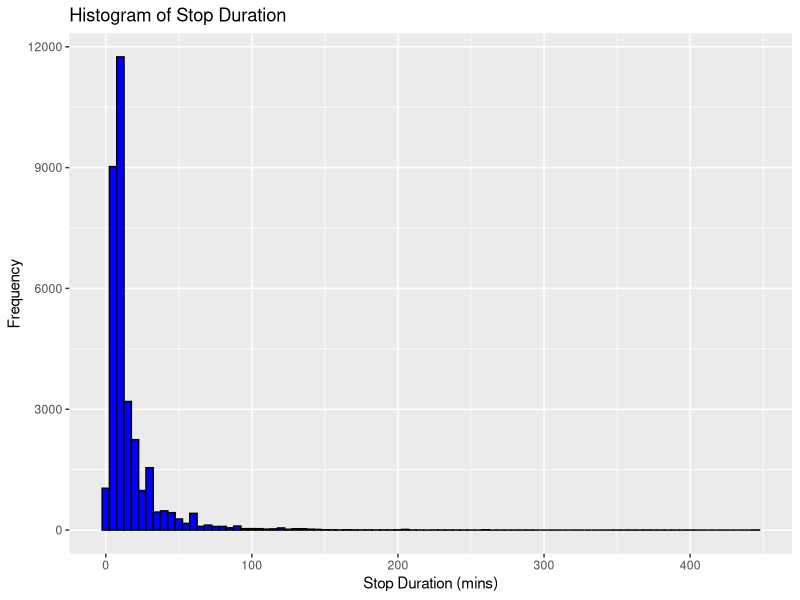
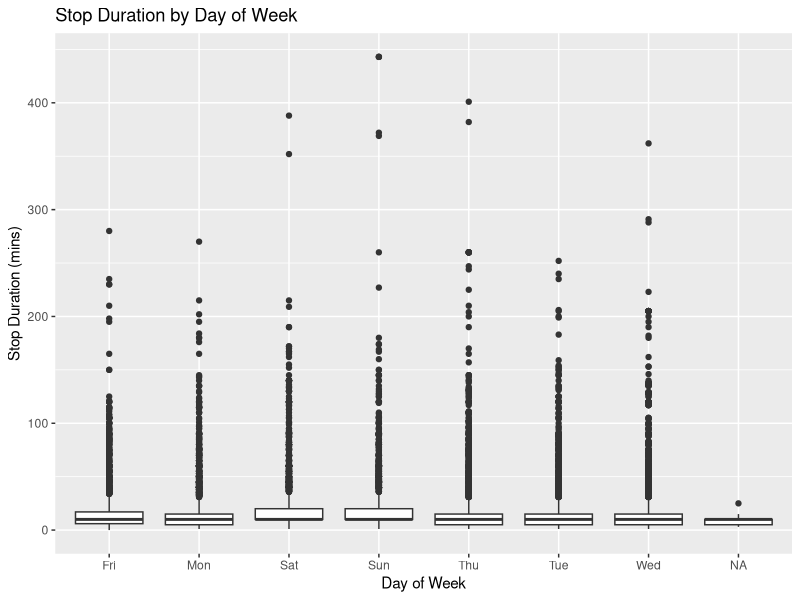
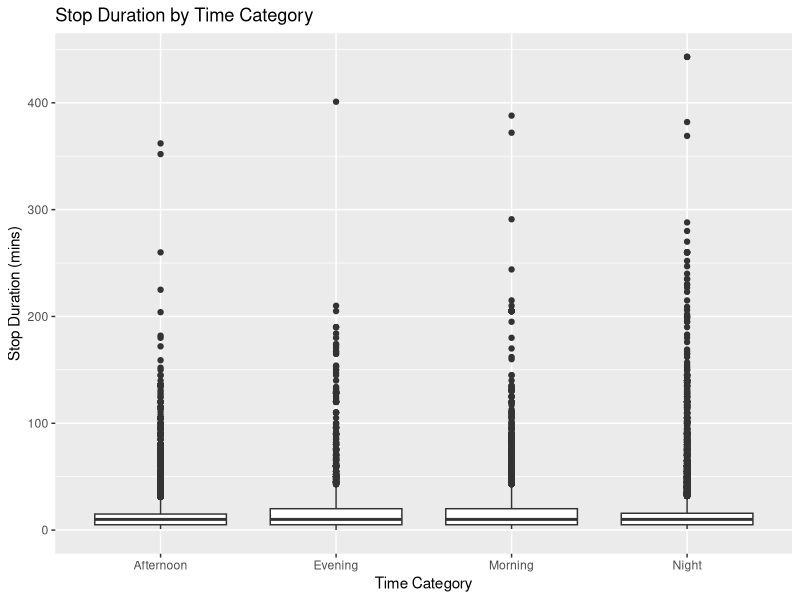
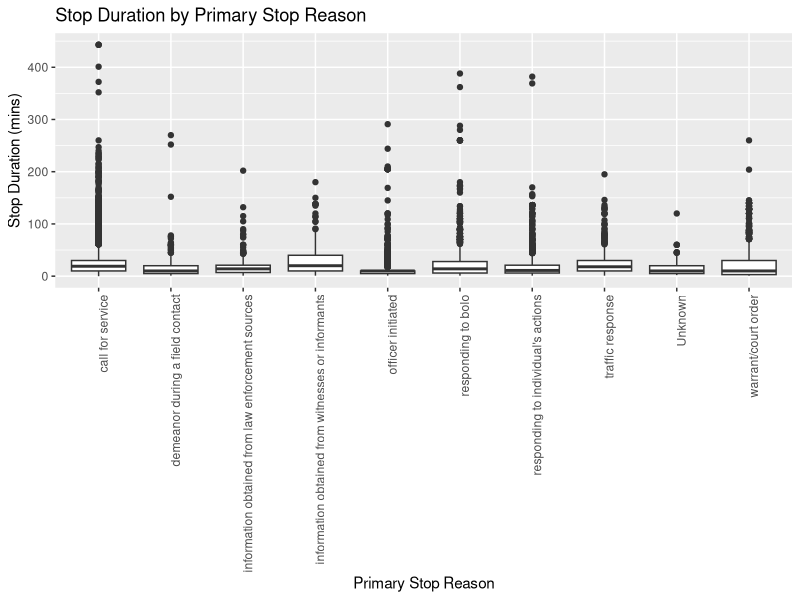
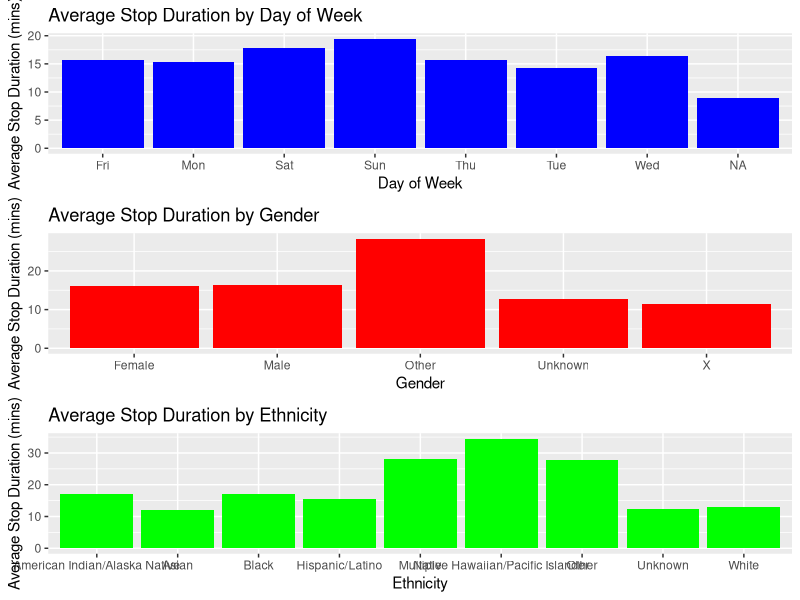
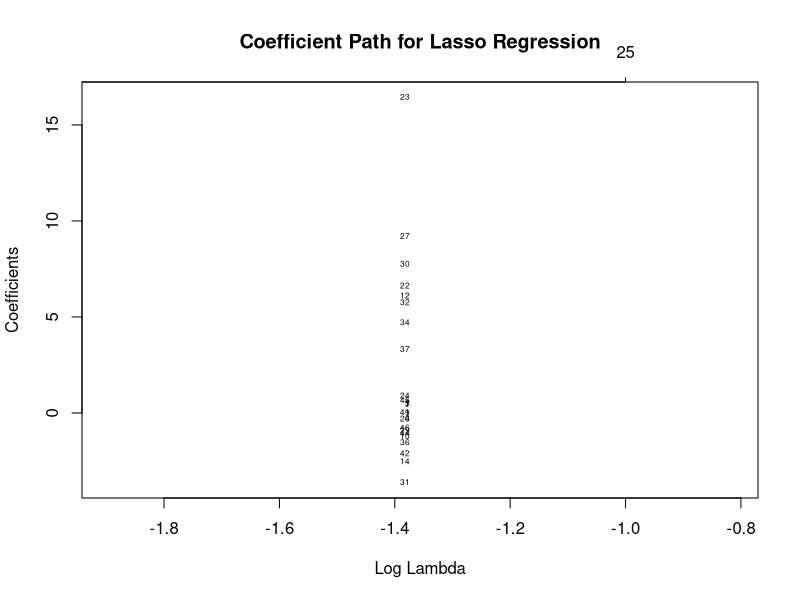
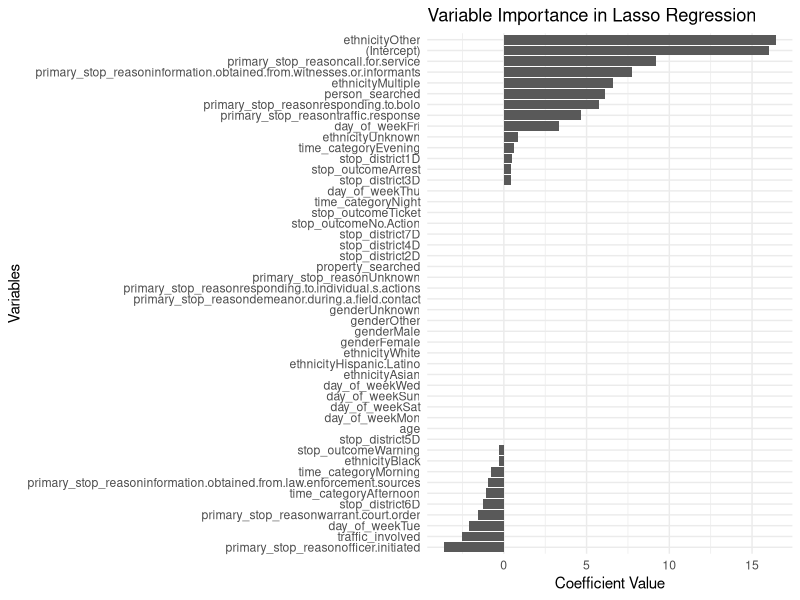

The R script that drew these images, in order:
## ---- chunk 1
knitr::opts_chunk$set(echo = TRUE)
## ---- chunk 2
library(ggplot2)
library(gridExtra)
library(dplyr)
library(caret)
## ---- chunk 3
wes_cleaned_stop_data <- read.csv("wes_cleaned_stop_data.csv")
## ---- chunk 4
# Sum of NA values in each column
na_count <- colSums(is.na(wes_cleaned_stop_data))
print(na_count)

## ---- chunk 5
# Investigating negative values in 'stop_duration_mins'
summary(wes_cleaned_stop_data$stop_duration_mins)

## ---- chunk 6
# Removing rows with negative 'stop_duration_mins'
wes_cleaned_stop_data <- wes_cleaned_stop_data[wes_cleaned_stop_data$stop_duration_mins >= 0, ]
## ---- chunk 7
library(caret)
dummies <- dummyVars(" ~ .", data = wes_cleaned_stop_data)
wes_cleaned_stop_data_transformed <- predict(dummies, newdata = wes_cleaned_stop_data)

## ---- chunk 8
glimpse(wes_cleaned_stop_data)
## ---- chunk 9
# Summary statistics for 'stop_duration_mins'
summary(wes_cleaned_stop_data$stop_duration_mins)
## ---- chunk 10
# Histogram to see the distribution of 'stop_duration_mins'
library(ggplot2)
ggplot(wes_cleaned_stop_data, aes(x = stop_duration_mins)) +
  geom_histogram(binwidth = 5, fill = "blue", color = "black") +
  labs(title = "Histogram of Stop Duration", x = "Stop Duration (mins)", y = "Frequency")
## ---- chunk 11
ggplot(wes_cleaned_stop_data, aes(x = day_of_week, y = stop_duration_mins)) +
  geom_boxplot() +
  labs(title = "Stop Duration by Day of Week", x = "Day of Week", y = "Stop Duration (mins)")

## ---- chunk 12
ggplot(wes_cleaned_stop_data, aes(x = time_category, y = stop_duration_mins)) +
  geom_boxplot() +
  labs(title = "Stop Duration by Time Category", x = "Time Category", y = "Stop Duration (mins)")

## ---- chunk 13
ggplot(wes_cleaned_stop_data, aes(x = primary_stop_reason, y = stop_duration_mins)) +
  geom_boxplot() +
  theme(axis.text.x = element_text(angle = 90, hjust = 1)) +
  labs(title = "Stop Duration by Primary Stop Reason", x = "Primary Stop Reason", y = "Stop Duration (mins)")

## ---- chunk 14
# Selecting only numerical columns for correlation analysis
numerical_data <- wes_cleaned_stop_data %>% 
  select_if(is.numeric)

# Calculating correlation
correlation_matrix <- cor(numerical_data, use = "complete.obs")

# Displaying the correlation matrix
print(correlation_matrix)

## ---- chunk 15
# Plot for 'day_of_week'
plot1 <- ggplot(wes_cleaned_stop_data, aes(x = day_of_week, y = stop_duration_mins)) +
  geom_bar(stat = "summary", fun = "mean", fill = "blue") +
  labs(title = "Average Stop Duration by Day of Week", x = "Day of Week", y = "Average Stop Duration (mins)")

# Plot for 'gender'
plot2 <- ggplot(wes_cleaned_stop_data, aes(x = gender, y = stop_duration_mins)) +
  geom_bar(stat = "summary", fun = "mean", fill = "red") +
  labs(title = "Average Stop Duration by Gender", x = "Gender", y = "Average Stop Duration (mins)")

# Plot for 'ethnicity'
plot3 <- ggplot(wes_cleaned_stop_data, aes(x = ethnicity, y = stop_duration_mins)) +
  geom_bar(stat = "summary", fun = "mean", fill = "green") +
  labs(title = "Average Stop Duration by Ethnicity", x = "Ethnicity", y = "Average Stop Duration (mins)")

# Combine the plots
grid.arrange(plot1, plot2, plot3, ncol = 1)

## ---- chunk 16

# Setting up dummy variables for one-hot encoding
dummies <- dummyVars("~ .", data = wes_cleaned_stop_data)

# Creating the new data frame with encoded variables
wes_cleaned_stop_data_encoded <- predict(dummies, newdata = wes_cleaned_stop_data)

## ---- chunk 17
# Convert the matrix to a data frame
wes_cleaned_stop_data_encoded <- data.frame(wes_cleaned_stop_data_encoded)

# Ensure the target variable is correctly named and included
# Assuming the original target variable is in 'wes_cleaned_stop_data'
wes_cleaned_stop_data_encoded$stop_duration_mins <- wes_cleaned_stop_data$stop_duration_mins

## ---- chunk 18
#selecting 2000 random data from the orignal dataset
set.seed(123) # for reproducibility
sampled_data <- wes_cleaned_stop_data_encoded[sample(nrow(wes_cleaned_stop_data_encoded), 2000), ]

## ---- chunk 19
partition <- createDataPartition(sampled_data$stop_duration_mins, p = 0.8, list = FALSE)
training_set <- sampled_data[partition, ]
testing_set <- sampled_data[-partition, ]

## ---- chunk 20
# Check and handle missing and infinite values for each column
for (col in names(training_set)) {
    # Replace infinite values with NA
    training_set[[col]][!is.finite(training_set[[col]])] <- NA
    
    # Impute missing values (NA) or remove them - here we choose to remove
    # If you have a preferred imputation method, you can apply it here
    training_set <- na.omit(training_set)
}

## ---- chunk 21
library(caret)

# Prepare for scaling - exclude the target variable
features <- training_set[, names(training_set) != "stop_duration_mins"]

# Apply scaling
preproc <- preProcess(features, method = c("center", "scale"))
training_set_scaled <- predict(preproc, training_set)

# Add the target variable back if it was removed during scaling
training_set_scaled$stop_duration_mins <- training_set$stop_duration_mins

## ---- chunk 22
# Convert training_set_scaled to a dataframe if it's not already
training_set_scaled <- as.data.frame(training_set_scaled)

## ---- chunk 23
# Set seed for reproducibility
set.seed(123)

# Sample 2000 rows from the dataset
sampled_data <- wes_cleaned_stop_data_encoded[sample(nrow(wes_cleaned_stop_data_encoded), 2000), ]

# Remove rows with NA values
sampled_data_clean <- na.omit(sampled_data)

# Remove specified columns
columns_to_remove <- c("ticket_count", "warning_count", "genderX", 
                       "ethnicityAmerican.Indian.Alaska.Native", 
                       "ethnicityNative.Hawaiian.Pacific.Islander")
sampled_data_clean <- sampled_data_clean[, !(names(sampled_data_clean) %in% columns_to_remove)]

# Scale the data (excluding the target variable 'stop_duration_mins')
library(caret)
preprocess_params <- preProcess(sampled_data_clean[, names(sampled_data_clean) != "stop_duration_mins"], method = c("center", "scale"))
scaled_data <- predict(preprocess_params, sampled_data_clean)

# Add the target variable back after scaling
scaled_data$stop_duration_mins <- sampled_data_clean$stop_duration_mins

## ---- chunk 24
# Assuming original_data is your original dataset
lm_model_unscaled <- lm(stop_duration_mins ~ ., data =sampled_data_clean )
summary(lm_model_unscaled)

## ---- chunk 25
# Identifying zero variance variables
zero_var_cols <- c("ticket_count", "warning_count", "genderX", 
                   "ethnicityAmerican.Indian.Alaska.Native", 
                   "ethnicityNative.Hawaiian.Pacific.Islander")

# Removing zero variance variables
training_set_scaled <- training_set_scaled[, !names(training_set_scaled) %in% zero_var_cols]

## ---- chunk 26

# First, extract the target variable
y_train <- training_set_scaled$stop_duration_mins

# Now, remove the target variable from the dataset
training_set_scaled <- training_set_scaled[, names(training_set_scaled) != "stop_duration_mins"]

# Convert the remaining data to a matrix
X_train <- as.matrix(training_set_scaled)


## ---- chunk 27


# Preparing training data
X_train <- as.matrix(training_set[, names(training_set) != "stop_duration_mins"])
y_train <- training_set$stop_duration_mins

# Preparing testing data
X_test <- as.matrix(testing_set[, names(testing_set) != "stop_duration_mins"])
y_test <- testing_set$stop_duration_mins

## ---- chunk 28
library(glmnet)

# X_train for features and y_train for the target variable

# Train Ridge Regression Model
ridge_model <- glmnet(X_train, y_train, alpha = 0)
cv_ridge <- cv.glmnet(X_train, y_train, alpha = 0)
best_lambda_ridge <- cv_ridge$lambda.min

# Train Lasso Regression Model
lasso_model <- glmnet(X_train, y_train, alpha = 1)
cv_lasso <- cv.glmnet(X_train, y_train, alpha = 1)
best_lambda_lasso <- cv_lasso$lambda.min

## ---- chunk 29
# Re-check the model training and lambda selection
print(best_lambda_ridge)
print(best_lambda_lasso)

## ---- chunk 30
# Removing rows with NA values in the testing set
testing_set_cleaned <- na.omit(testing_set)

# Recreating X_test and y_test after removing NAs
X_test_cleaned <- as.matrix(testing_set_cleaned[, names(testing_set_cleaned) != "stop_duration_mins"])
y_test_cleaned <- testing_set_cleaned$stop_duration_mins

## ---- chunk 31
# Ridge Predictions
predictions_ridge <- predict(ridge_model, s = best_lambda_ridge, newx = X_test_cleaned)

# Lasso Predictions
predictions_lasso <- predict(lasso_model, s = best_lambda_lasso, newx = X_test_cleaned)

# Compute MAE
mae_ridge <- mean(abs(predictions_ridge - y_test_cleaned), na.rm = TRUE)
mae_lasso <- mean(abs(predictions_lasso - y_test_cleaned), na.rm = TRUE)

print(paste("Ridge MAE:", mae_ridge))
print(paste("Lasso MAE:", mae_lasso))

## ---- chunk 32
# Cross-validation for Ridge
cv_ridge <- cv.glmnet(X_train, y_train, alpha = 0)
best_lambda_ridge <- cv_ridge$lambda.min
print(paste("Best lambda for Ridge:", best_lambda_ridge))

# Cross-validation for Lasso
cv_lasso <- cv.glmnet(X_train, y_train, alpha = 1)
best_lambda_lasso <- cv_lasso$lambda.min
print(paste("Best lambda for Lasso:", best_lambda_lasso))

## ---- chunk 33

library(glmnet)
library(caret)

# Set a seed for reproducibility
set.seed(123)

# Create folds for cross-validation
folds <- createFolds(scaled_data$stop_duration_mins, k = 10, list = TRUE)

# Initialize an empty vector to store MAE for each fold for Ridge regression
mae_values_ridge <- vector("numeric", length = length(folds))

# Loop through each fold for Ridge regression
for(i in seq_along(folds)) {
  # Split the data into training and testing sets
  train_indices <- folds[[i]]
  train_set <- scaled_data[train_indices, ]
  test_set <- scaled_data[-train_indices, ]
  
  # Prepare the matrix for glmnet
  x_train <- model.matrix(~., train_set)[,-1]
  y_train <- train_set$stop_duration_mins
  x_test <- model.matrix(~., test_set)[,-1]
  y_test <- test_set$stop_duration_mins
  
  # Fit the Ridge model
  ridge_model <- glmnet(x_train, y_train, alpha = 0)
  
  # Find the best lambda using cross-validation
  cv_model_ridge <- cv.glmnet(x_train, y_train, alpha = 0)
  lambda_best_ridge <- cv_model_ridge$lambda.min
  
  # Make predictions on the test set
  predictions_ridge <- predict(ridge_model, s = lambda_best_ridge, newx = x_test)
  
  # Calculate MAE for this fold
  mae_values_ridge[i] <- mean(abs(predictions_ridge - y_test))
}

# Calculate the average MAE across all folds for Ridge regression
average_mae_ridge <- mean(mae_values_ridge)
print(average_mae_ridge)

## ---- chunk 34
library(glmnet)
library(caret)


set.seed(123) # For reproducibility

# Define the number of folds
folds <- createFolds(scaled_data$stop_duration_mins, k = 10, list = TRUE)

# Initialize an empty vector to store MAE for each fold
mae_values <- vector(length = length(folds))

for (i in seq_along(folds)) {
    # Split the data into training and testing sets
    train_indices <- folds[[i]]
    train_set <- scaled_data[train_indices, ]
    test_set <- scaled_data[-train_indices, ]
    
    # Prepare the matrix for glmnet
    x_train <- model.matrix(~., train_set)[,-1]
    y_train <- train_set$stop_duration_mins
    x_test <- model.matrix(~., test_set)[,-1]
    y_test <- test_set$stop_duration_mins

    # Fit the Lasso model
    lasso_model <- glmnet(x_train, y_train, alpha = 1)
    
    # Find the best lambda using cross-validation
    cv_model <- cv.glmnet(x_train, y_train, alpha = 1)
    lambda_best <- cv_model$lambda.min
    
    # Make predictions on the test set
    predictions <- predict(lasso_model, s = lambda_best, newx = x_test)

    # Calculate MAE for this fold
    mae_values[i] <- mean(abs(predictions - y_test), na.rm = TRUE)
}

# Calculate the average MAE across all folds
average_mae <- mean(mae_values, na.rm = TRUE)
print(average_mae)

## ---- chunk 35

X_train <- as.matrix(sampled_data_clean[, names(sampled_data_clean) != "stop_duration_mins"])
y_train <- sampled_data_clean$stop_duration_mins

## ---- chunk 36
# Train the Lasso model with the optimal lambda
lasso_model_final <- glmnet(X_train, y_train, alpha = 1)
cv_model_lasso <- cv.glmnet(X_train, y_train, alpha = 1)
optimal_lambda <- cv_model_lasso$lambda.min
lasso_model_final <- glmnet(X_train, y_train, alpha = 1, lambda = optimal_lambda)

# Get the model coefficients
coefficients <- coef(lasso_model_final, s = optimal_lambda)

# Print the coefficients for interpretation
print(coefficients)

## ---- chunk 37
# Columns to be removed
columns_to_remove <- c("ticket_count", "warning_count", "genderX", 
                       "ethnicityAmerican.Indian.Alaska.Native", 
                       "ethnicityNative.Hawaiian.Pacific.Islander")

# Remove the specified columns from X_test
X_test <- X_test[, !(colnames(X_test) %in% columns_to_remove)]

## ---- chunk 38
# Predict on the test set
predictions_lasso <- predict(lasso_model_final, newx = X_test, s = optimal_lambda)

# Calculate MAE (or other metrics) for the test set
# Calculate MAE
mae <- mean(abs(predictions - y_test), na.rm = TRUE)

print(paste("Lasso Regression MAE on Test Set:", mae))


## ---- chunk 39
library(glmnet)

plot(lasso_model_final, xvar = "lambda", label = TRUE)
title("Coefficient Path for Lasso Regression")

## ---- chunk 40
# Get coefficients at the best lambda
best_lambda <- cv_model_lasso$lambda.min
coefficients <- coef(lasso_model_final, s = best_lambda)[,1]

# Create a dataframe of coefficients
coeff_df <- as.data.frame(coefficients)
coeff_df$variable <- row.names(coeff_df)
colnames(coeff_df)[1] <- "coefficient"

# Plotting
library(ggplot2)
ggplot(coeff_df, aes(x = reorder(variable, coefficient), y = coefficient)) +
  geom_bar(stat = "identity") +
  coord_flip() +
  theme_minimal() +
  xlab("Variables") +
  ylab("Coefficient Value") +
  ggtitle("Variable Importance in Lasso Regression")

